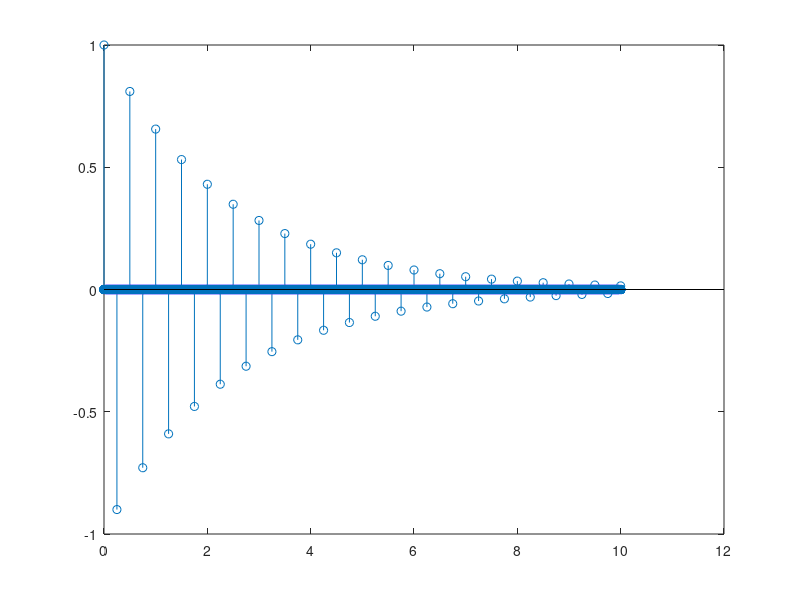

The MATLAB script that drew this image: (Note: this script raises an error after producing the figure.)

%manip 4.1
fe = 44100
Tau = 0.25*fe
g = 0.9
x= [1 zeros(1,10*fe)];

b=[1];
a=[1 zeros(1,Tau-1) g];
y=filter(b,a,x);
figure(8);
stem([1:1:length(y)]/fe,y);

%Manip 4.2
TDF=fftshift(fft(y));
module_exp=abs(TDF)/sqrt(length(TDF));
module_exp_dB= 10*log10(module_exp);
phase_exp=angle(TDF);

N = length(TDF);
f = (-N/2:(N/2-1))*fe/N;
moduleTh_dB=20*log10(1./sqrt(1+2*g*cos(2*pi*f*Tau)+g^2));
phaseTh=-atan(-g*sin(2*pi.*f*Tau)./(1+g*cos(2*pi.*f/fe*Tau)));

figure(9);
clf;
plot(f,20*log10(module));
plot(f,module_exp_dB,f,moduleTh_dB);
axis([-30 30 -100 100]);

figure(10);
clf;
plot(f,20*log10(phase));
plot(f,phase_exp,f,phaseTh);
axis([-30 30 -100 100]);
